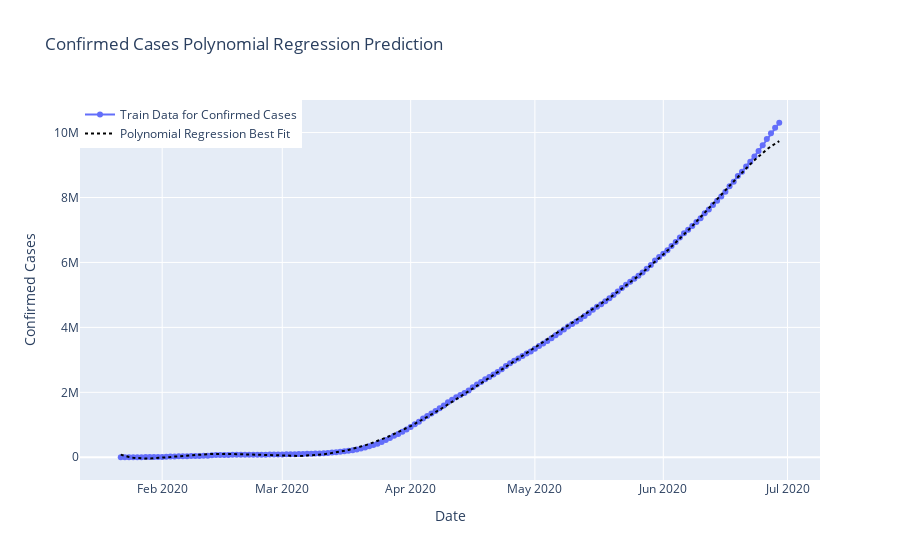

Write notebook code for a chart like this one.
### Code cell
comp_data=poly.fit_transform(np.array(datewise["Days Since"]).reshape(-1,1))
plt.figure(figsize=(11,6))
predictions_poly=linreg.predict(comp_data)

fig=go.Figure()
fig.add_trace(go.Scatter(x=datewise.index, y=datewise["Confirmed"],
                    mode='lines+markers',name="Train Data for Confirmed Cases"))
fig.add_trace(go.Scatter(x=datewise.index, y=predictions_poly,
                    mode='lines',name="Polynomial Regression Best Fit",
                    line=dict(color='black', dash='dot')))
fig.update_layout(title="Confirmed Cases Polynomial Regression Prediction",
                 xaxis_title="Date",yaxis_title="Confirmed Cases",
                 legend=dict(x=0,y=1,traceorder="normal"))
fig.show()

### Figure 1 — Plotly figure (JSON) as saved in the notebook; plotly's stock layout.template omitted (floating-point values rounded to 4 significant figures; data arrays with more than 128 entries replaced by an {"elided": "..."} marker saying what was removed)
{"data": [{"mode": "lines+markers", "name": "Train Data for Confirmed Cases", "type": "scatter", "x": {"elided": "160 str values"}, "y": {"elided": "160 int values"}}, {"line": {"color": "black", "dash": "dot"}, "mode": "lines", "name": "Polynomial Regression Best Fit", "type": "scatter", "x": {"elided": "160 str values"}, "y": {"elided": "160 float values"}}], "layout": {"legend": {"traceorder": "normal", "x": 0, "y": 1}, "title": {"text": "Confirmed Cases Polynomial Regression Prediction"}, "xaxis": {"title": {"text": "Date"}}, "yaxis": {"title": {"text": "Confirmed Cases"}}}}
